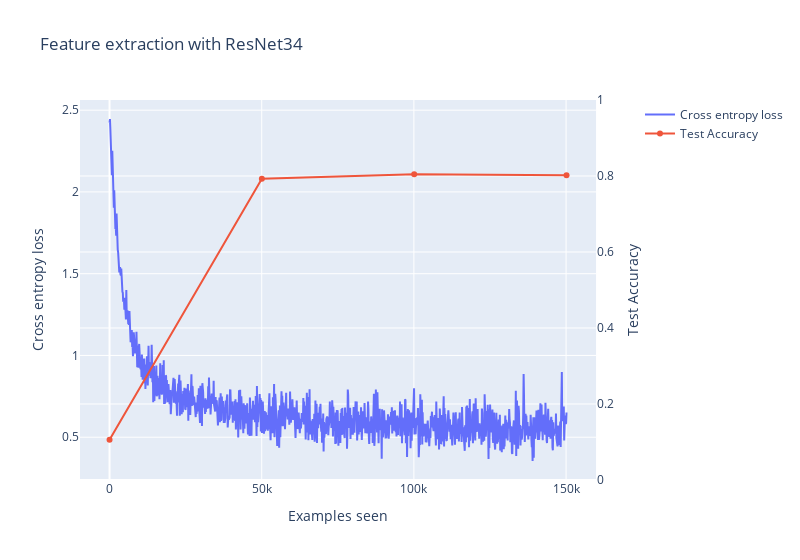

The notebook cell this image was saved under:
### Code cell
line(
    y=[logged_variables["loss"][: 391 * 3 + 1], logged_variables["accuracy"][:4]],
    x_max=len(logged_variables["loss"][: 391 * 3 + 1] * args.batch_size),
    yaxis2_range=[0, 1],
    use_secondary_yaxis=True,
    labels={"x": "Examples seen", "y1": "Cross entropy loss", "y2": "Test Accuracy"},
    title="Feature extraction with ResNet34",
    width=800,
)

### Figure 1 — Plotly figure (JSON) as saved in the notebook; plotly's stock layout.template omitted (floating-point values rounded to 4 significant figures; data arrays with more than 128 entries replaced by an {"elided": "..."} marker saying what was removed)
{"data": [{"name": "Cross entropy loss", "type": "scatter", "x": {"elided": "1173 float values"}, "xaxis": "x", "y": {"elided": "1173 float values"}, "yaxis": "y"}, {"name": "Test Accuracy", "type": "scatter", "x": [0.0, 50050.0, 100100.0, 150100.0], "xaxis": "x", "y": [0.106, 0.7926, 0.8048, 0.802], "yaxis": "y2"}], "layout": {"hovermode": "x unified", "title": {"text": "Feature extraction with ResNet34"}, "width": 800, "xaxis": {"anchor": "y", "domain": [0, 0.94], "title": {"text": "Examples seen"}}, "yaxis": {"anchor": "x", "domain": [0, 1], "title": {"text": "Cross entropy loss"}}, "yaxis2": {"anchor": "x", "overlaying": "y", "range": [0, 1], "side": "right", "title": {"text": "Test Accuracy"}}}}
